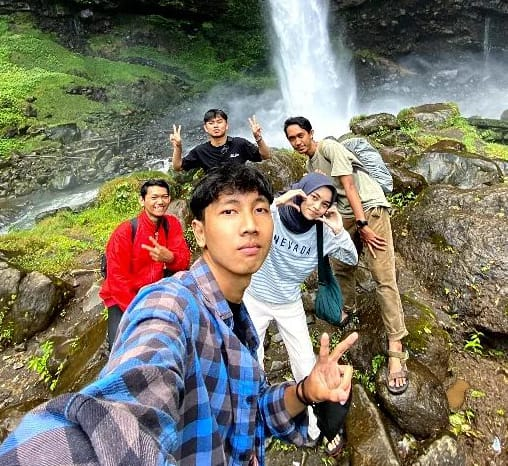
#> input picture aadc.jpeg, 508 x 466 px
$ python prak9.3.py
#> lines starting #> are read from the running program, lines starting #| are printed output that depends on the picture
import cv2
import numpy as np
import matplotlib.pyplot as plt

img = cv2.imread('aadc.jpeg')
#> img is the input picture: shape (466, 508, 3); mean B, G, R 103, 118.7, 122.6
img = cv2.cvtColor(img, cv2.COLOR_BGR2GRAY)
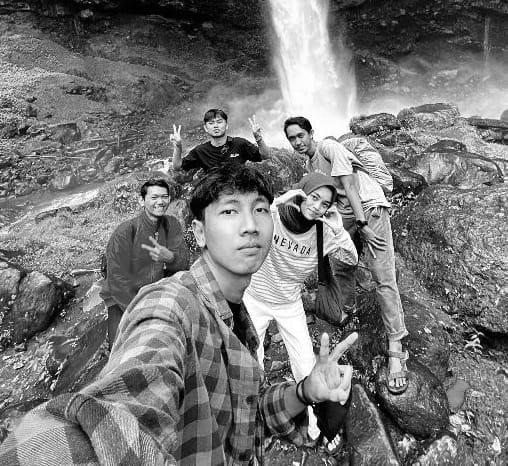
#> img: shape (466, 508); min 0, max 255, mean 118.1

img_canny = cv2.Canny(img, 100, 200)
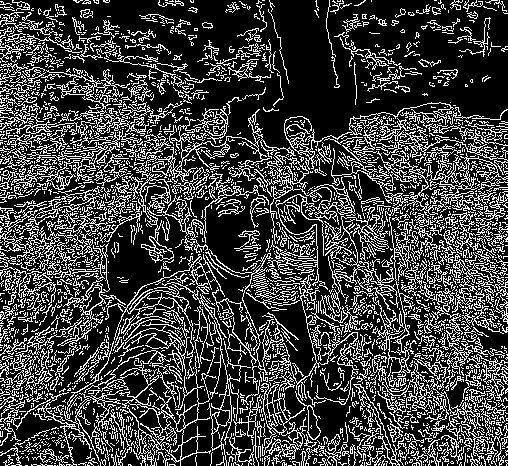
#> img_canny: shape (466, 508); 25.6% white in thin lines or dots

fig, axes = plt.subplots(2, 2, figsize=(20, 20))
ax = axes.ravel()

ax[0].imshow(img, cmap='gray')
ax[0].set_title("Citra Input")
ax[1].hist(img.ravel(), bins=256)
ax[1].set_title("Histogram Citra Input")

ax[2].imshow(img_canny, cmap='gray')
ax[2].set_title("Citra Output")
ax[3].hist(img_canny.ravel(), bins=256)
ax[3].set_title("Histogram Citra Output")

fig.tight_layout()
plt.show()
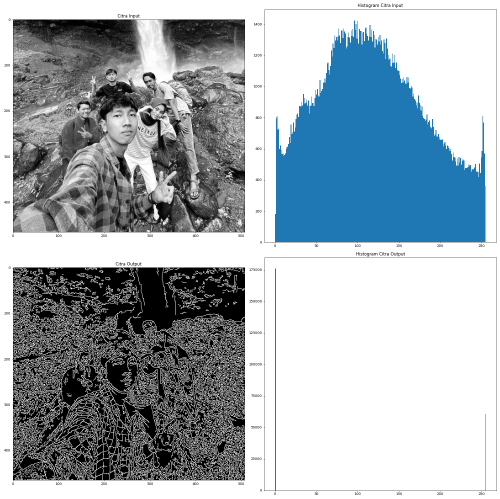
#> figure drawn by matplotlib, 4 panels; panel 2: tallest bar 1424 high, from x = 95.62 to 96.62; panel 4: tallest bar 176112 high, from x = 0 to 0.996
